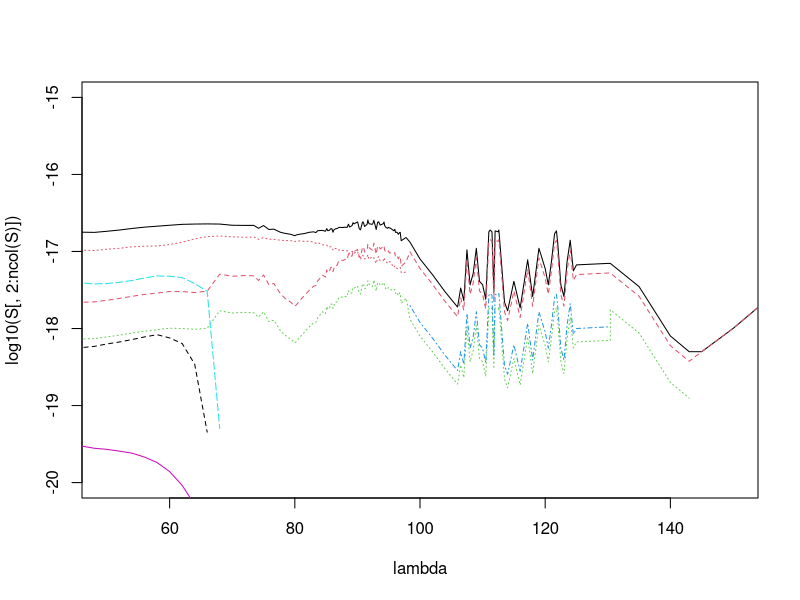
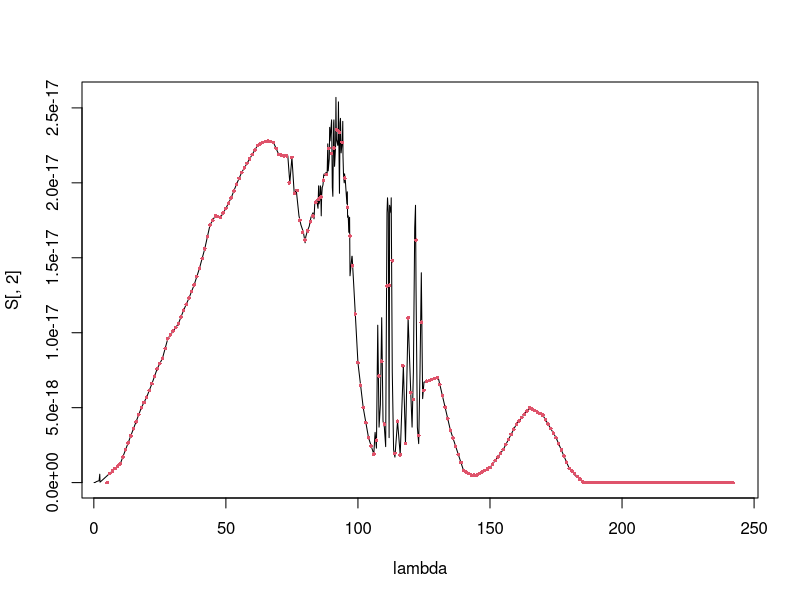
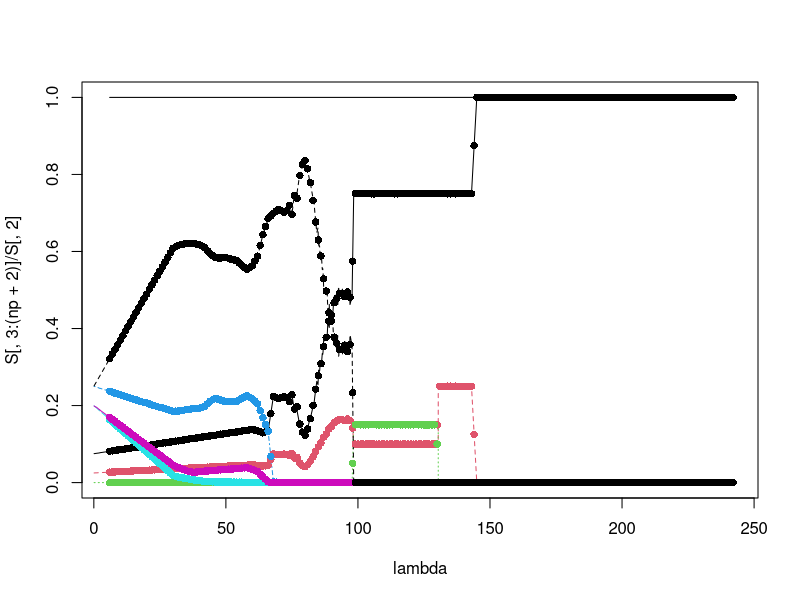

Reproduce these figures in R, in order.
species = 'H2O'

# setwd(paste0("~/Bureau/Titan-APSIS/Reactor_Runs/PhotoProcsTmp/",species))

S = read.table(file = 'extract_swri.dat', header=TRUE)

# Convert A to nm
lambda = S[,1]/10

matplot(lambda, log10(S[,2:ncol(S)]), type = 'l',
        xlim= c(50,150), ylim = c(-20,-15))

# Interpolate on 1 nm resolution, [5 - lmax] grid
lmax = round(max(lambda))
# lmax = 250 # !!!!!!!!!!!!!!!!!!!!!!!!!!
lg = seq(5,lmax,by=1)

# Total XS
#
xs = pmax(min(S[,2]),spline(lambda,S[,2],xout = lg)$y) # Splines. BOF

#
# xs = c()
# for(i in 1:length(lg)) {
#   np = which.min(abs(lambda - lg[i])) # Select nearest point. BOF
#   xs[i] = S[np,2]
# }

## Average on 1 nm interval
average_1nm <- function(lambda, xin, lg) {
  xs = c()
  for(i in 1:length(lg)) {
    sel = which( (lambda >= lg[i]-0.5) & (lambda < lg[i]+0.5))
    if(sum(sel) == 0)
      if(i==1) {
        xs[i] = 0
      } else {
        # Lin. Average between nearest points
        i1 = which(lambda >= lg[i])[1]-1
        x1 = xin[i1]
        i2 = i1 + 1
        x2 = xin[i2]
        xs[i] = x1 + (x2-x1)/(lambda[i2]-lambda[i1])*(lg[i]-lambda[i1])
      }
    else
      xs[i] = mean(xin[sel])
  }
  return(xs)
}
xs = average_1nm(lambda, S[,2], lg)

plot(lambda, S[,2], type = 'l', pch=1, xlim=range(lg))
points(lg,xs,pch=16,cex=0.5,col=2)

write.table(
  cbind(lg,signif(xs,5)), sep=' ',
  row.names=FALSE, col.names=FALSE,
  file=paste0('se',species,'.dat')
)


# Quantum yields
np = ncol(S) - 2
qy = matrix(NA, nrow = length(lg), ncol = np)
for (i in 1:np) {
  xs = S[, i+2] / S[, 2]
  qy[,i] = average_1nm(lambda, xs, lg)
  # qy[,i] =pmin(1,pmax(0,spline(lambda,xs,xout = lg)$y))
}
qy = qy /rowSums(qy) #!!!!!!!!!!!!!!
qy[qy < 1e-25] = 0

matplot(lambda, S[,3:(np+2)]/S[,2], type = 'l', xlim=range(lg))
matpoints(lg, qy, pch = 16)
lines(lg,rowSums(qy))

for (i in 1:np) {
  write.table(
    cbind(lg,signif(qy[,i],5)), sep=' ',
    row.names=FALSE, col.names=FALSE,
    file=paste0('qy',species,'_',i,'.dat')
  )
}


